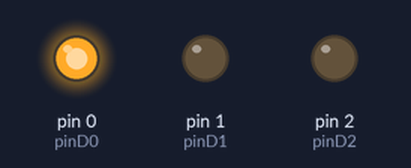
The sketch below on a simulated Arduino Uno, built with avr-gcc and run on an emulated ATmega328P. Parts: output pins drawn as LEDs (lit = HIGH).

Above: at 0.3 s.
At 6.9 s:
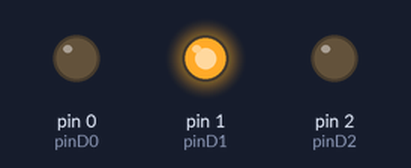
At 8.8 s:
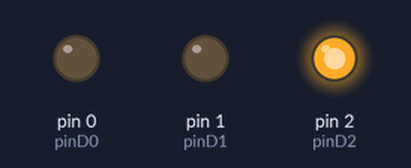
At 16.8 s:
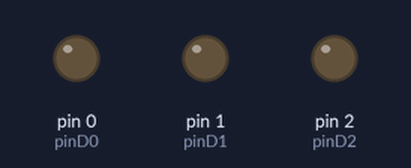
Timing chart, 0 to 24.0 s (numbered marks = the images above):
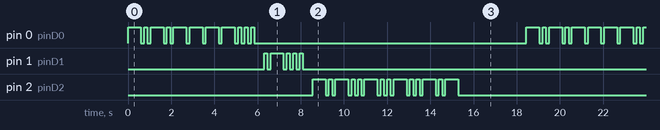

The sketch:

cac.ino
```cpp
/* Etsy soft circuits workshop code: blinks "code as craft" in morse
 *
 * Arduino language reference: http://arduino.cc/en/Reference/HomePage
 * Steps to set up the Arduino IDE to program the Gemma:
 *    https://learn.adafruit.com/introducing-gemma/setting-up-with-arduino-ide
 */

int pin;
int pinD0 = 0;
int pinD1 = 1;
int pinD2 = 2;

void setup()
{
  pinMode(pinD0, OUTPUT);
  pinMode(pinD1, OUTPUT);
  pinMode(pinD2, OUTPUT);
}

void loop()
{
  //code as craft:
  //-.-. --- -.. . / .- ... / -.-. .-. .- ..-. -
  pin = pinD0;
  dash();dot();dash();dot();
  dash();dash();dash();
  dash();dot();dot();
  dot();
  delay(300);
  pin = pinD1;
  dot();dash();
  dot();dot();dot();
  delay(300);
  pin = pinD2;
  dash();dot();dash();dot();
  dot();dash();dot();
  dot();dash();
  dot();dot();dash();dot();
  dash();
  delay(3000);
}

void dot()
{
  digitalWrite(pin, HIGH);
  delay(150);
  digitalWrite(pin, LOW);
  delay(150);
}

void dash()
{
  digitalWrite(pin, HIGH);
  delay(600);
  digitalWrite(pin, LOW);
  delay(150);
}
```

Measured:
- by itself, pin 0 (pinD0), pin 2 (pinD2): moves between LOW and HIGH, repeating every 18.5 s
- by itself, pin 1 (pinD1): repeats every 18.5 s: LOW 0.15 s, HIGH 0.60 s, 3 × (LOW 0.15 s, HIGH 0.15 s), LOW 16.7 s, HIGH 0.15 s
- by itself, everything shown: repeats every 18.5 s, in 60 steps
